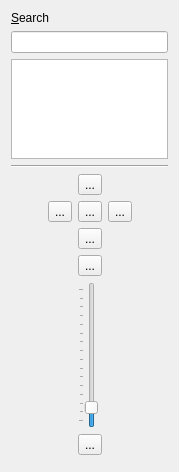
<?xml version="1.0" encoding="UTF-8"?>
<ui version="4.0">
 <class>NavigationWidget</class>
 <widget class="QWidget" name="NavigationWidget">
  <property name="geometry">
   <rect>
    <x>0</x>
    <y>0</y>
    <width>179</width>
    <height>472</height>
   </rect>
  </property>
  <property name="windowTitle">
   <string>Navigation</string>
  </property>
  <layout class="QVBoxLayout" name="verticalLayout">
   <item>
    <widget class="QLabel" name="label_2_2">
     <property name="text">
      <string>&amp;Search</string>
     </property>
     <property name="buddy">
      <cstring>searchLineEdit</cstring>
     </property>
    </widget>
   </item>
   <item>
    <widget class="QLineEdit" name="searchLineEdit">
     <property name="sizePolicy">
      <sizepolicy hsizetype="Preferred" vsizetype="Fixed">
       <horstretch>0</horstretch>
       <verstretch>0</verstretch>
      </sizepolicy>
     </property>
     <property name="toolTip">
      <string>Search line</string>
     </property>
     <property name="whatsThis">
      <string>Here you can enter the name of the location you are searching for.</string>
     </property>
    </widget>
   </item>
   <item>
    <widget class="MarbleSearchListView" name="locationListView">
     <property name="sizePolicy">
      <sizepolicy hsizetype="Preferred" vsizetype="Fixed">
       <horstretch>0</horstretch>
       <verstretch>0</verstretch>
      </sizepolicy>
     </property>
     <property name="minimumSize">
      <size>
       <width>0</width>
       <height>75</height>
      </size>
     </property>
     <property name="maximumSize">
      <size>
       <width>16777215</width>
       <height>100</height>
      </size>
     </property>
     <property name="focusPolicy">
      <enum>Qt::WheelFocus</enum>
     </property>
     <property name="toolTip">
      <string>Location Browser</string>
     </property>
     <property name="whatsThis">
      <string>Double click an entry of this list to get it displayed on the map.</string>
     </property>
     <property name="horizontalScrollBarPolicy">
      <enum>Qt::ScrollBarAlwaysOff</enum>
     </property>
     <property name="editTriggers">
      <set>QAbstractItemView::NoEditTriggers</set>
     </property>
     <property name="alternatingRowColors">
      <bool>false</bool>
     </property>
     <property name="iconSize">
      <size>
       <width>16</width>
       <height>16</height>
      </size>
     </property>
     <property name="layoutMode">
      <enum>QListView::Batched</enum>
     </property>
     <property name="viewMode">
      <enum>QListView::ListMode</enum>
     </property>
     <property name="uniformItemSizes">
      <bool>true</bool>
     </property>
    </widget>
   </item>
   <item>
    <widget class="Line" name="line_2_2">
     <property name="orientation">
      <enum>Qt::Horizontal</enum>
     </property>
    </widget>
   </item>
   <item>
    <layout class="QHBoxLayout" name="_2">
     <property name="spacing">
      <number>6</number>
     </property>
     <property name="margin">
      <number>0</number>
     </property>
     <item>
      <spacer>
       <property name="orientation">
        <enum>Qt::Horizontal</enum>
       </property>
       <property name="sizeType">
        <enum>QSizePolicy::MinimumExpanding</enum>
       </property>
       <property name="sizeHint" stdset="0">
        <size>
         <width>0</width>
         <height>10</height>
        </size>
       </property>
      </spacer>
     </item>
     <item>
      <layout class="QGridLayout" name="_3">
       <property name="margin">
        <number>0</number>
       </property>
       <property name="spacing">
        <number>6</number>
       </property>
       <item row="5" column="1">
        <widget class="QToolButton" name="zoomOutButton">
         <property name="toolTip">
          <string>Zoom Out</string>
         </property>
         <property name="whatsThis">
          <string>Zoom out by pressing this button to see less detail.</string>
         </property>
         <property name="text">
          <string>...</string>
         </property>
         <property name="icon">
          <iconset resource="../marble.qrc">
           <normaloff>:/icons/zoom-out.png</normaloff>:/icons/zoom-out.png</iconset>
         </property>
         <property name="shortcut">
          <string>-</string>
         </property>
        </widget>
       </item>
       <item row="1" column="1">
        <widget class="QToolButton" name="goHomeButton">
         <property name="toolTip">
          <string>Navigate to your 'Home Location'</string>
         </property>
         <property name="whatsThis">
          <string>Click this button to restore the original zoom level and view angle.</string>
         </property>
         <property name="text">
          <string>...</string>
         </property>
         <property name="icon">
          <iconset resource="../marble.qrc">
           <normaloff>:/icons/go-home.png</normaloff>:/icons/go-home.png</iconset>
         </property>
         <property name="shortcut">
          <string>Home</string>
         </property>
        </widget>
       </item>
       <item row="1" column="2">
        <widget class="QToolButton" name="moveRightButton">
         <property name="toolTip">
          <string>Right</string>
         </property>
         <property name="whatsThis">
          <string>Rotates the earth clockwise around its axis.</string>
         </property>
         <property name="text">
          <string>...</string>
         </property>
         <property name="icon">
          <iconset resource="../marble.qrc">
           <normaloff>:/icons/arrow-right.png</normaloff>:/icons/arrow-right.png</iconset>
         </property>
        </widget>
       </item>
       <item row="0" column="1">
        <widget class="QToolButton" name="moveUpButton">
         <property name="toolTip">
          <string>Up</string>
         </property>
         <property name="whatsThis">
          <string>Tilts the earth's axis towards the user.</string>
         </property>
         <property name="text">
          <string>...</string>
         </property>
         <property name="icon">
          <iconset resource="../marble.qrc">
           <normaloff>:/icons/arrow-up.png</normaloff>:/icons/arrow-up.png</iconset>
         </property>
        </widget>
       </item>
       <item row="4" column="1">
        <widget class="QSlider" name="zoomSlider">
         <property name="sizePolicy">
          <sizepolicy hsizetype="Fixed" vsizetype="MinimumExpanding">
           <horstretch>0</horstretch>
           <verstretch>0</verstretch>
          </sizepolicy>
         </property>
         <property name="toolTip">
          <string>Zoom Slider</string>
         </property>
         <property name="whatsThis">
          <string>Use this slider to adjust the zoom level of the map.</string>
         </property>
         <property name="minimum">
          <number>900</number>
         </property>
         <property name="maximum">
          <number>2400</number>
         </property>
         <property name="value">
          <number>1050</number>
         </property>
         <property name="sliderPosition">
          <number>1050</number>
         </property>
         <property name="tracking">
          <bool>true</bool>
         </property>
         <property name="orientation">
          <enum>Qt::Vertical</enum>
         </property>
         <property name="tickPosition">
          <enum>QSlider::TicksAbove</enum>
         </property>
         <property name="tickInterval">
          <number>100</number>
         </property>
        </widget>
       </item>
       <item row="3" column="1">
        <widget class="QToolButton" name="zoomInButton">
         <property name="toolTip">
          <string>Zoom In</string>
         </property>
         <property name="whatsThis">
          <string>Zoom in by pressing this button to see more detail.</string>
         </property>
         <property name="text">
          <string>...</string>
         </property>
         <property name="icon">
          <iconset resource="../marble.qrc">
           <normaloff>:/icons/zoom-in.png</normaloff>:/icons/zoom-in.png</iconset>
         </property>
         <property name="shortcut">
          <string>+</string>
         </property>
        </widget>
       </item>
       <item row="2" column="1">
        <widget class="QToolButton" name="moveDownButton">
         <property name="toolTip">
          <string>Down</string>
         </property>
         <property name="whatsThis">
          <string>Tilts the earth's axis away from the user.</string>
         </property>
         <property name="text">
          <string>...</string>
         </property>
         <property name="icon">
          <iconset resource="../marble.qrc">
           <normaloff>:/icons/arrow-down.png</normaloff>:/icons/arrow-down.png</iconset>
         </property>
        </widget>
       </item>
       <item row="1" column="0">
        <widget class="QToolButton" name="moveLeftButton">
         <property name="toolTip">
          <string>Left</string>
         </property>
         <property name="whatsThis">
          <string>Rotates the earth counterclockwise around its axis.</string>
         </property>
         <property name="text">
          <string>...</string>
         </property>
         <property name="icon">
          <iconset resource="../marble.qrc">
           <normaloff>:/icons/arrow-left.png</normaloff>:/icons/arrow-left.png</iconset>
         </property>
        </widget>
       </item>
      </layout>
     </item>
     <item>
      <spacer>
       <property name="orientation">
        <enum>Qt::Horizontal</enum>
       </property>
       <property name="sizeType">
        <enum>QSizePolicy::MinimumExpanding</enum>
       </property>
       <property name="sizeHint" stdset="0">
        <size>
         <width>0</width>
         <height>10</height>
        </size>
       </property>
      </spacer>
     </item>
    </layout>
   </item>
   <item>
    <widget class="QFrame" name="m_pSpacerFrame">
     <property name="sizePolicy">
      <sizepolicy hsizetype="Fixed" vsizetype="Fixed">
       <horstretch>0</horstretch>
       <verstretch>0</verstretch>
      </sizepolicy>
     </property>
     <property name="minimumSize">
      <size>
       <width>16</width>
       <height>0</height>
      </size>
     </property>
     <property name="maximumSize">
      <size>
       <width>16</width>
       <height>16777215</height>
      </size>
     </property>
     <property name="frameShape">
      <enum>QFrame::NoFrame</enum>
     </property>
     <property name="frameShadow">
      <enum>QFrame::Plain</enum>
     </property>
    </widget>
   </item>
  </layout>
 </widget>
 <customwidgets>
  <customwidget>
   <class>MarbleSearchListView</class>
   <extends>QListView</extends>
   <header>MarbleSearchListView.h</header>
  </customwidget>
 </customwidgets>
 <resources>
  <include location="../marble.qrc"/>
 </resources>
 <connections/>
</ui>
